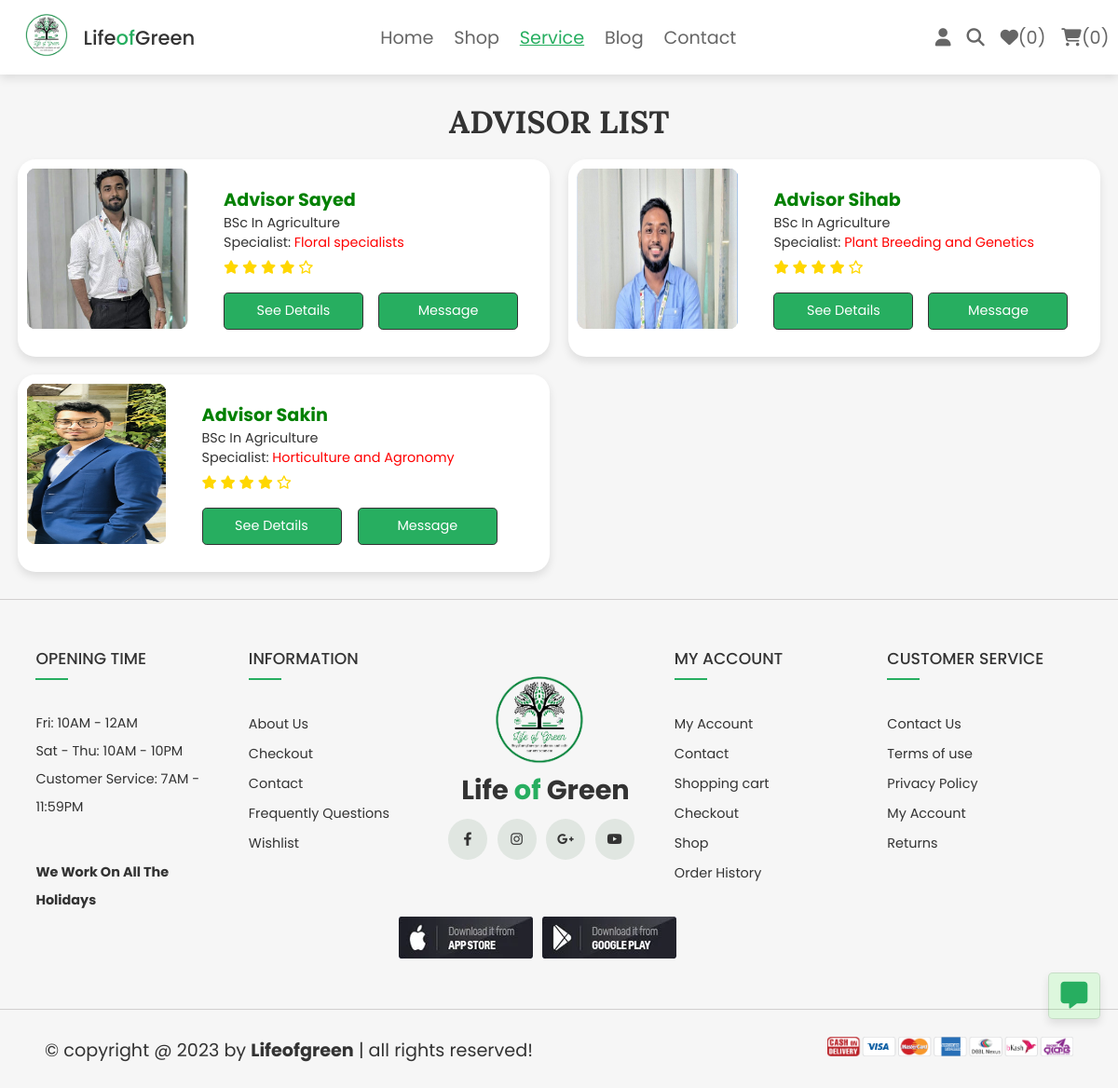
Page /service.php (signed in) on the committed database.
### tables this page shows
CREATE TABLE `users` (
  `id` int(100) NOT NULL,
  `name` varchar(100) NOT NULL,
  `email` varchar(100) NOT NULL,
  `password` varchar(100) NOT NULL,
  `user_type` varchar(20) NOT NULL DEFAULT 'user',
  `user_status` varchar(100) NOT NULL,
  `image` varchar(100) NOT NULL,
  `degree` varchar(100) NOT NULL,
  `specialist` varchar(100) NOT NULL
);

### service.php (the view, shortened to what this page needs)
<?php
@include 'config.php';
$user_id = $_SESSION['user_id'];
?>
<!DOCTYPE html>
<html lang="en">
<head>
    <link rel="stylesheet" href="https://cdnjs.cloudflare.com/ajax/libs/font-awesome/6.1.1/css/all.min.css">
    <link rel="stylesheet" href="css/style.css">
    <link rel="stylesheet" href="css/admin_style.css">
</head>
<body>
    <?php include 'header.php'; ?>
    <section class="advisor-list" id="advisor-list">
        <h1 class="title">Advisor List</h1>
        <div class="advisor-container">
            <?php
            $select_users = $conn->prepare("SELECT * FROM `users` WHERE user_type ='advisor'");
            $select_users->execute();
            while ($fetch_advisor = $select_users->fetch(PDO::FETCH_ASSOC)) {
            ?>
                <div class="box">
                    <img src="uploaded_img/<?= $fetch_advisor['image']; ?>" alt="">
                    <div class="advisor-info">
                        <p class="name"><span style=" color:<?php if ($fetch_advisor['name']) {
                                                                echo 'green';
                                                            }; ?>"><?= ucwords($fetch_advisor['name']); ?></span></p>
                        <p class="degree"><?= ucwords($fetch_advisor['degree']); ?></span></p>
                        <p class="specialist">Specialist: <span style=" color:<?php if ($fetch_advisor['specialist']) {
                                                                                    echo 'red';
                                                                                }; ?>"><?= $fetch_advisor['specialist']; ?></p>
                        <div class="advisor-rating">
                            <i class="fas fa-star"></i>
                            <i class="fas fa-star"></i>
                            <i class="fas fa-star"></i>
                            <i class="fas fa-star"></i>
                            <i class="far fa-star"></i>
                        </div>
                        <div class="advisor-details">
                            <a href="advisor_details.php?advisor_id=<?= ($fetch_advisor['id']) ?>" class="details btn">See Details</a>
                            <?php
                            $users = $conn->prepare("SELECT * FROM `users` WHERE id = ?");
                            $users->execute([$user_id]);
                            $fetch_subscriber = $users->fetch(PDO::FETCH_ASSOC);
                            ?>
                            <a href="message_view.php?advisor_id=<?= ($fetch_advisor['id']) ?>" class="advisor-message btn <?= ($fetch_subscriber['user_status'] == 'subscriber') ? '' : 'disabled'; ?>">Message</a>
                        </div>
                    </div>
                </div>
            <?php
            }
            ?>
        </div>
    </section>
    <?php include 'footer.php'; ?>
</body>
</html>

### css/style.css (style rules this page uses)
.advisor-container { display: grid; grid-template-columns: repeat(auto-fit, minmax(40rem, 1fr)); gap: 2rem; align-items: flex-start; }
.advisor-container .box { background-color: var(--white); box-shadow: var(--box-shadow); border-radius: 2rem; display: flex; }
.advisor-container .box img { height: 20rem; width: 20rem; padding: 1rem; border-radius: 2rem; }
.advisor-info { padding: 3rem; font-size: 1.5rem; width: 80%; }
.advisor-info .name { font-size: 2rem; font-weight: bold; }
.advisor-info .advisor-rating i { color: gold; font-size: 1.5rem; cursor: pointer; padding: 1rem 0rem; }
.advisor-info .advisor-details { display: flex; gap: 5%; }
.advisor-info .advisor-details a { border: var(--border); width: 100%; }
.advisor-info .advisor-details .details { padding: 0.8rem 0.5rem; width: 150px; height: 40px; font-size: 1.5rem; }
.advisor-info .advisor-details .advisor-message { padding: 0.8rem 0.5rem; width: 150px; height: 40px; font-size: 1.5rem; }

### css/components.css (style rules this page uses)
:root { --green: #27ae60; --orange: #f39c12; --red: #e74c3c; --black: #333; --light-color: #666; --white: #fff; --light-bg: #f6f6f6; --border: .2rem solid var(--black); --box-shadow: 0 .5rem 1rem rgba(0, 0, 0, .1); --swiper-theme-color: #27ae60 !important; --outline: .1rem solid rgba(0, 0, 0, .1); --outline-hover: .2rem solid var(--black); }
* { font-family: 'Poppins', sans-serif; margin: 0; padding: 0; box-sizing: border-box; outline: none; border: none; text-decoration: none; color: var(--black); }
body { background-color: var(--light-bg); }
html { font-size: 60%; overflow-x: hidden; scroll-behavior: smooth; scroll-padding-top: 6.5rem; }
section { padding: 3rem 2rem; max-width: 1200px; margin: 0 auto; }
.btn, .delete-btn, .option-btn { display: block; width: 100%; margin-top: 1rem; border-radius: .5rem; color: var(--white); font-size: 2rem; padding: 1.3rem 3rem; text-transform: capitalize; cursor: pointer; text-align: center; }
.btn { background-color: var(--green); }
.title { text-align: center; margin-bottom: 2rem; text-transform: uppercase; color: var(--black); font-size: 3.5rem; font-family: 'Lora', sans-serif; }

### rows in the picture
users: image (picture), name "Advisor Sayed", degree "BSc In Agriculture", specialist "Floral specialists"
users: image (picture), name "Advisor Sihab", degree "BSc In Agriculture", specialist "Plant Breeding and Genetics"
users: image (picture), name "Advisor Sakin", degree "BSc In Agriculture", specialist "Horticulture and Agronomy"

### other values in the picture
$count_wishlist_items->rowCount() "0"
$count_cart_items->rowCount() "0"
